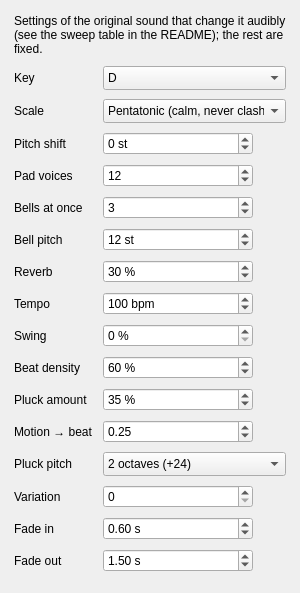
              <widget class="QWidget" name="page_sound">
               <layout class="QVBoxLayout" name="lay_sound">
                <property name="leftMargin">
                 <number>14</number>
                </property>
                <property name="topMargin">
                 <number>14</number>
                </property>
                <property name="rightMargin">
                 <number>14</number>
                </property>
                <property name="bottomMargin">
                 <number>14</number>
                </property>
                <property name="spacing">
                 <number>10</number>
                </property>
                <item>
                 <widget class="QLabel" name="hint_sound">
                  <property name="text">
                   <string>Settings of the original sound that change it audibly (see the sweep table in the README); the rest are fixed.</string>
                  </property>
                  <property name="wordWrap">
                   <bool>true</bool>
                  </property>
                  <property name="role" stdset="0">
                   <string>hint</string>
                  </property>
                 </widget>
                </item>
                <item>
                 <layout class="QFormLayout" name="form_sound">
                  <property name="verticalSpacing">
                   <number>9</number>
                  </property>
                  <item row="0" column="0">
                   <widget class="QLabel" name="lbl_root">
                    <property name="text">
                     <string>Key</string>
                    </property>
                    <property name="toolTip">
                     <string>Home note of the scale.</string>
                    </property>
                   </widget>
                  </item>
                  <item row="0" column="1">
                   <widget class="ComboNW" name="p_root">
                    <property name="toolTip">
                     <string>Home note of the scale.</string>
                    </property>
                    <property name="sizeAdjustPolicy">
                     <enum>QComboBox::AdjustToMinimumContentsLengthWithIcon</enum>
                    </property>
                    <property name="minimumContentsLength">
                     <number>12</number>
                    </property>
                    <item>
                     <property name="text">
                      <string>C</string>
                     </property>
                    </item>
                    <item>
                     <property name="text">
                      <string>C#</string>
                     </property>
                    </item>
                    <item>
                     <property name="text">
                      <string>D</string>
                     </property>
                    </item>
                    <item>
                     <property name="text">
                      <string>D#</string>
                     </property>
                    </item>
                    <item>
                     <property name="text">
                      <string>E</string>
                     </property>
                    </item>
                    <item>
                     <property name="text">
                      <string>F</string>
                     </property>
                    </item>
                    <item>
                     <property name="text">
                      <string>F#</string>
                     </property>
                    </item>
                    <item>
                     <property name="text">
                      <string>G</string>
                     </property>
                    </item>
                    <item>
                     <property name="text">
                      <string>G#</string>
                     </property>
                    </item>
                    <item>
                     <property name="text">
                      <string>A</string>
                     </property>
                    </item>
                    <item>
                     <property name="text">
                      <string>A#</string>
                     </property>
                    </item>
                    <item>
                     <property name="text">
                      <string>B</string>
                     </property>
                    </item>
                    <property name="currentIndex">
                     <number>2</number>
                    </property>
                   </widget>
                  </item>
                  <item row="1" column="0">
                   <widget class="QLabel" name="lbl_mode">
                    <property name="text">
                     <string>Scale</string>
                    </property>
                    <property name="toolTip">
                     <string>Pentatonic has no semitone steps, so any notes together sound consonant.</string>
                    </property>
                   </widget>
                  </item>
                  <item row="1" column="1">
                   <widget class="ComboNW" name="p_mode">
                    <property name="toolTip">
                     <string>Pentatonic has no semitone steps, so any notes together sound consonant.</string>
                    </property>
                    <property name="sizeAdjustPolicy">
                     <enum>QComboBox::AdjustToMinimumContentsLengthWithIcon</enum>
                    </property>
                    <property name="minimumContentsLength">
                     <number>12</number>
                    </property>
                    <item>
                     <property name="text">
                      <string>Pentatonic (calm, never clashes)</string>
                     </property>
                    </item>
                    <item>
                     <property name="text">
                      <string>Major (bright)</string>
                     </property>
                    </item>
                    <item>
                     <property name="text">
                      <string>Minor (dark)</string>
                     </property>
                    </item>
                    <item>
                     <property name="text">
                      <string>Dorian (open minor)</string>
                     </property>
                    </item>
                    <item>
                     <property name="text">
                      <string>Lydian (dreamy)</string>
                     </property>
                    </item>
                    <property name="currentIndex">
                     <number>0</number>
                    </property>
                   </widget>
                  </item>
                  <item row="2" column="0">
                   <widget class="QLabel" name="lbl_shift">
                    <property name="text">
                     <string>Pitch shift</string>
                    </property>
                    <property name="toolTip">
                     <string>Moves everything up or down in semitones. ±12 = one octave.</string>
                    </property>
                   </widget>
                  </item>
                  <item row="2" column="1">
                   <widget class="SpinNW" name="p_shift">
                    <property name="toolTip">
                     <string>Moves everything up or down in semitones. ±12 = one octave.</string>
                    </property>
                    <property name="minimum">
                     <number>-24</number>
                    </property>
                    <property name="maximum">
                     <number>24</number>
                    </property>
                    <property name="singleStep">
                     <number>1</number>
                    </property>
                    <property name="value">
                     <number>0</number>
                    </property>
                    <property name="suffix">
                     <string> st</string>
                    </property>
                    <property name="maximumSize">
                     <size>
                      <width>150</width>
                      <height>16777215</height>
                     </size>
                    </property>
                   </widget>
                  </item>
                  <item row="3" column="0">
                   <widget class="QLabel" name="lbl_voices">
                    <property name="text">
                     <string>Pad voices</string>
                    </property>
                    <property name="toolTip">
                     <string>Number of pitch strips = pad notes (top strip = highest).</string>
                    </property>
                   </widget>
                  </item>
                  <item row="3" column="1">
                   <widget class="SpinNW" name="p_voices">
                    <property name="toolTip">
                     <string>Number of pitch strips = pad notes (top strip = highest).</string>
                    </property>
                    <property name="minimum">
                     <number>4</number>
                    </property>
                    <property name="maximum">
                     <number>24</number>
                    </property>
                    <property name="singleStep">
                     <number>1</number>
                    </property>
                    <property name="value">
                     <number>12</number>
                    </property>
                    <property name="suffix">
                     <string />
                    </property>
                    <property name="maximumSize">
                     <size>
                      <width>150</width>
                      <height>16777215</height>
                     </size>
                    </property>
                   </widget>
                  </item>
                  <item row="4" column="0">
                   <widget class="QLabel" name="lbl_event_voices">
                    <property name="text">
                     <string>Bells at once</string>
                    </property>
                    <property name="toolTip">
                     <string>Most bells allowed to ring at the same moment. 1 = very sparse.</string>
                    </property>
                   </widget>
                  </item>
                  <item row="4" column="1">
                   <widget class="SpinNW" name="p_event_voices">
                    <property name="toolTip">
                     <string>Most bells allowed to ring at the same moment. 1 = very sparse.</string>
                    </property>
                    <property name="minimum">
                     <number>1</number>
                    </property>
                    <property name="maximum">
                     <number>8</number>
                    </property>
                    <property name="singleStep">
                     <number>1</number>
                    </property>
                    <property name="value">
                     <number>3</number>
                    </property>
                    <property name="suffix">
                     <string />
                    </property>
                    <property name="maximumSize">
                     <size>
                      <width>150</width>
                      <height>16777215</height>
                     </size>
                    </property>
                   </widget>
                  </item>
                  <item row="5" column="0">
                   <widget class="QLabel" name="lbl_event_shift">
                    <property name="text">
                     <string>Bell pitch</string>
                    </property>
                    <property name="toolTip">
                     <string>Bells sound this many semitones above their pad note. 12 = one octave.</string>
                    </property>
                   </widget>
                  </item>
                  <item row="5" column="1">
                   <widget class="SpinNW" name="p_event_shift">
                    <property name="toolTip">
                     <string>Bells sound this many semitones above their pad note. 12 = one octave.</string>
                    </property>
                    <property name="minimum">
                     <number>0</number>
                    </property>
                    <property name="maximum">
                     <number>36</number>
                    </property>
                    <property name="singleStep">
                     <number>1</number>
                    </property>
                    <property name="value">
                     <number>12</number>
                    </property>
                    <property name="suffix">
                     <string> st</string>
                    </property>
                    <property name="maximumSize">
                     <size>
                      <width>150</width>
                      <height>16777215</height>
                     </size>
                    </property>
                   </widget>
                  </item>
                  <item row="6" column="0">
                   <widget class="QLabel" name="lbl_reverb">
                    <property name="text">
                     <string>Reverb</string>
                    </property>
                    <property name="toolTip">
                     <string>Room echo on pad, bells and percussion. 0 = dry.</string>
                    </property>
                   </widget>
                  </item>
                  <item row="6" column="1">
                   <widget class="SpinNW" name="p_reverb">
                    <property name="toolTip">
                     <string>Room echo on pad, bells and percussion. 0 = dry.</string>
                    </property>
                    <property name="minimum">
                     <number>0</number>
                    </property>
                    <property name="maximum">
                     <number>80</number>
                    </property>
                    <property name="singleStep">
                     <number>5</number>
                    </property>
                    <property name="value">
                     <number>30</number>
                    </property>
                    <property name="suffix">
                     <string> %</string>
                    </property>
                    <property name="maximumSize">
                     <size>
                      <width>150</width>
                      <height>16777215</height>
                     </size>
                    </property>
                   </widget>
                  </item>
                  <item row="7" column="0">
                   <widget class="QLabel" name="lbl_bpm">
                    <property name="text">
                     <string>Tempo</string>
                    </property>
                    <property name="toolTip">
                     <string>Speed of the beat grid (16th notes).</string>
                    </property>
                   </widget>
                  </item>
                  <item row="7" column="1">
                   <widget class="SpinNW" name="p_bpm">
                    <property name="toolTip">
                     <string>Speed of the beat grid (16th notes).</string>
                    </property>
                    <property name="minimum">
                     <number>40</number>
                    </property>
                    <property name="maximum">
                     <number>200</number>
                    </property>
                    <property name="singleStep">
                     <number>5</number>
                    </property>
                    <property name="value">
                     <number>100</number>
                    </property>
                    <property name="suffix">
                     <string> bpm</string>
                    </property>
                    <property name="maximumSize">
                     <size>
                      <width>150</width>
                      <height>16777215</height>
                     </size>
                    </property>
                   </widget>
                  </item>
                  <item row="8" column="0">
                   <widget class="QLabel" name="lbl_swing">
                    <property name="text">
                     <string>Swing</string>
                    </property>
                    <property name="toolTip">
                     <string>Delays every second 16th note. 0 = straight, 33 = shuffle.</string>
                    </property>
                   </widget>
                  </item>
                  <item row="8" column="1">
                   <widget class="SpinNW" name="p_swing">
                    <property name="toolTip">
                     <string>Delays every second 16th note. 0 = straight, 33 = shuffle.</string>
                    </property>
                    <property name="minimum">
                     <number>0</number>
                    </property>
                    <property name="maximum">
                     <number>50</number>
                    </property>
                    <property name="singleStep">
                     <number>5</number>
                    </property>
                    <property name="value">
                     <number>0</number>
                    </property>
                    <property name="suffix">
                     <string> %</string>
                    </property>
                    <property name="maximumSize">
                     <size>
                      <width>150</width>
                      <height>16777215</height>
                     </size>
                    </property>
                   </widget>
                  </item>
                  <item row="9" column="0">
                   <widget class="QLabel" name="lbl_density">
                    <property name="text">
                     <string>Beat density</string>
                    </property>
                    <property name="toolTip">
                     <string>Higher = more drum hits.</string>
                    </property>
                   </widget>
                  </item>
                  <item row="9" column="1">
                   <widget class="SpinNW" name="p_density">
                    <property name="toolTip">
                     <string>Higher = more drum hits.</string>
                    </property>
                    <property name="minimum">
                     <number>0</number>
                    </property>
                    <property name="maximum">
                     <number>100</number>
                    </property>
                    <property name="singleStep">
                     <number>5</number>
                    </property>
                    <property name="value">
                     <number>60</number>
                    </property>
                    <property name="suffix">
                     <string> %</string>
                    </property>
                    <property name="maximumSize">
                     <size>
                      <width>150</width>
                      <height>16777215</height>
                     </size>
                    </property>
                   </widget>
                  </item>
                  <item row="10" column="0">
                   <widget class="QLabel" name="lbl_pluck_amount">
                    <property name="text">
                     <string>Pluck amount</string>
                    </property>
                    <property name="toolTip">
                     <string>Share of grid steps that may fire a pluck (the strongest onsets first).</string>
                    </property>
                   </widget>
                  </item>
                  <item row="10" column="1">
                   <widget class="SpinNW" name="p_pluck_amount">
                    <property name="toolTip">
                     <string>Share of grid steps that may fire a pluck (the strongest onsets first).</string>
                    </property>
                    <property name="minimum">
                     <number>0</number>
                    </property>
                    <property name="maximum">
                     <number>90</number>
                    </property>
                    <property name="singleStep">
                     <number>5</number>
                    </property>
                    <property name="value">
                     <number>35</number>
                    </property>
                    <property name="suffix">
                     <string> %</string>
                    </property>
                    <property name="maximumSize">
                     <size>
                      <width>150</width>
                      <height>16777215</height>
                     </size>
                    </property>
                   </widget>
                  </item>
                  <item row="11" column="0">
                   <widget class="QLabel" name="lbl_motion_boost">
                    <property name="text">
                     <string>Motion → beat</string>
                    </property>
                    <property name="toolTip">
                     <string>How much motion in a video adds drum hits. No effect on still pictures.</string>
                    </property>
                   </widget>
                  </item>
                  <item row="11" column="1">
                   <widget class="DSpinNW" name="p_motion_boost">
                    <property name="toolTip">
                     <string>How much motion in a video adds drum hits. No effect on still pictures.</string>
                    </property>
                    <property name="decimals">
                     <number>2</number>
                    </property>
                    <property name="minimum">
                     <double>0.0</double>
                    </property>
                    <property name="maximum">
                     <double>1.0</double>
                    </property>
                    <property name="singleStep">
                     <double>0.05</double>
                    </property>
                    <property name="value">
                     <double>0.25</double>
                    </property>
                    <property name="suffix">
                     <string />
                    </property>
                    <property name="maximumSize">
                     <size>
                      <width>150</width>
                      <height>16777215</height>
                     </size>
                    </property>
                   </widget>
                  </item>
                  <item row="12" column="0">
                   <widget class="QLabel" name="lbl_pluck_shift">
                    <property name="text">
                     <string>Pluck pitch</string>
                    </property>
                    <property name="toolTip">
                     <string>Register of the plucks.</string>
                    </property>
                   </widget>
                  </item>
                  <item row="12" column="1">
                   <widget class="ComboNW" name="p_pluck_shift">
                    <property name="toolTip">
                     <string>Register of the plucks.</string>
                    </property>
                    <property name="sizeAdjustPolicy">
                     <enum>QComboBox::AdjustToMinimumContentsLengthWithIcon</enum>
                    </property>
                    <property name="minimumContentsLength">
                     <number>12</number>
                    </property>
                    <item>
                     <property name="text">
                      <string>1 octave above the pad (+12)</string>
                     </property>
                    </item>
                    <item>
                     <property name="text">
                      <string>2 octaves (+24)</string>
                     </property>
                    </item>
                    <item>
                     <property name="text">
                      <string>3 octaves (+36)</string>
                     </property>
                    </item>
                    <property name="currentIndex">
                     <number>1</number>
                    </property>
                   </widget>
                  </item>
                  <item row="13" column="0">
                   <widget class="QLabel" name="lbl_seed">
                    <property name="text">
                     <string>Variation</string>
                    </property>
                    <property name="toolTip">
                     <string>Another number = another (equally valid) reverb texture and wave timing.</string>
                    </property>
                   </widget>
                  </item>
                  <item row="13" column="1">
                   <widget class="SpinNW" name="p_seed">
                    <property name="toolTip">
                     <string>Another number = another (equally valid) reverb texture and wave timing.</string>
                    </property>
                    <property name="minimum">
                     <number>0</number>
                    </property>
                    <property name="maximum">
                     <number>9999</number>
                    </property>
                    <property name="singleStep">
                     <number>1</number>
                    </property>
                    <property name="value">
                     <number>0</number>
                    </property>
                    <property name="suffix">
                     <string />
                    </property>
                    <property name="maximumSize">
                     <size>
                      <width>150</width>
                      <height>16777215</height>
                     </size>
                    </property>
                   </widget>
                  </item>
                  <item row="14" column="0">
                   <widget class="QLabel" name="lbl_fade_in">
                    <property name="text">
                     <string>Fade in</string>
                    </property>
                    <property name="toolTip">
                     <string>Keep at least 0.05 s to avoid a click.</string>
                    </property>
                   </widget>
                  </item>
                  <item row="14" column="1">
                   <widget class="DSpinNW" name="p_fade_in">
                    <property name="toolTip">
                     <string>Keep at least 0.05 s to avoid a click.</string>
                    </property>
                    <property name="decimals">
                     <number>2</number>
                    </property>
                    <property name="minimum">
                     <double>0.05</double>
                    </property>
                    <property name="maximum">
                     <double>10.0</double>
                    </property>
                    <property name="singleStep">
                     <double>0.1</double>
                    </property>
                    <property name="value">
                     <double>0.6</double>
                    </property>
                    <property name="suffix">
                     <string> s</string>
                    </property>
                    <property name="maximumSize">
                     <size>
                      <width>150</width>
                      <height>16777215</height>
                     </size>
                    </property>
                   </widget>
                  </item>
                  <item row="15" column="0">
                   <widget class="QLabel" name="lbl_fade_out">
                    <property name="text">
                     <string>Fade out</string>
                    </property>
                    <property name="toolTip">
                     <string>Length of the fade at the end.</string>
                    </property>
                   </widget>
                  </item>
                  <item row="15" column="1">
                   <widget class="DSpinNW" name="p_fade_out">
                    <property name="toolTip">
                     <string>Length of the fade at the end.</string>
                    </property>
                    <property name="decimals">
                     <number>2</number>
                    </property>
                    <property name="minimum">
                     <double>0.05</double>
                    </property>
                    <property name="maximum">
                     <double>10.0</double>
                    </property>
                    <property name="singleStep">
                     <double>0.1</double>
                    </property>
                    <property name="value">
                     <double>1.5</double>
                    </property>
                    <property name="suffix">
                     <string> s</string>
                    </property>
                    <property name="maximumSize">
                     <size>
                      <width>150</width>
                      <height>16777215</height>
                     </size>
                    </property>
                   </widget>
                  </item>
                 </layout>
                </item>
                <item>
                 <spacer name="spacer_sound">
                  <property name="orientation">
                   <enum>Qt::Vertical</enum>
                  </property>
                 </spacer>
                </item>
               </layout>
              </widget>
